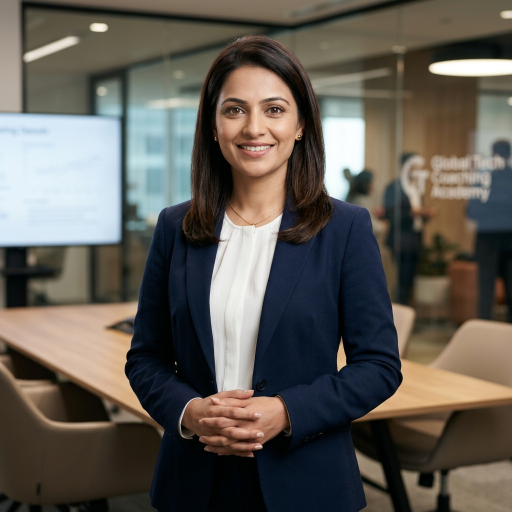
#> input picture assets/artwork_source/media_studio/presenters/priya_sharma.jpg, 1024 x 1024 px, found by its file name (shown at 1/2 size)
$ python render_master_video.py
#> lines starting #> are read from the running program, lines starting #| are printed output that depends on the picture
# /**
#  * @file        render_master_video.py
#  * @project     PrathamOne Academy Coaching Institute Management System
#  * @module      scripts
#  *
#  * @author      Jawahar R. Mallah
#  * @organization Smritisys & AITDL Networks
#  * @client      Prashant Academy Coaching Institute
#  * @copyright   Copyright (c) 2026 PrathamOne EduOS
#  * @license     Proprietary
#  *
#  * @version     1.141.0
#  * @created     2026-11-19
#  * @updated     2026-11-19
#  *
#  * @description Server-side PyAV master video rendering and compositing engine executing hardware-accelerated H.264 MP4 production with AI Presenter overlays and audio ducking.
#  */

import os
import sys
import json
import math
import argparse
import numpy as np
from PIL import Image, ImageDraw, ImageFont
import av

BASE_DIR = os.path.dirname(os.path.dirname(os.path.abspath(__file__)))
FRONTEND_PUBLIC = os.path.join(BASE_DIR, "frontend", "public")

FONT_PATH_REG = "C:/Windows/Fonts/arial.ttf" if os.path.exists("C:/Windows/Fonts/arial.ttf") else None
FONT_PATH_BOLD = "C:/Windows/Fonts/arialbd.ttf" if os.path.exists("C:/Windows/Fonts/arialbd.ttf") else None


# [8 lines left out: function get_font, not called in this run]


def create_radial_gradient(width: int, height: int) -> Image.Image:
    """Generates the signature Pratham Prussian Navy radial gradient background."""
    x = np.linspace(-1, 1, width)
    y = np.linspace(-1, 1, height)
    xx, yy = np.meshgrid(x, y)
    r = np.sqrt(xx ** 2 + yy ** 2)
    r = np.clip(r, 0, 1)

    # Core: #0E2E6E (14, 46, 110) -> Outer: #051535 (5, 21, 53)
    r_chan = (14 * (1 - r) + 5 * r).astype(np.uint8)
    g_chan = (46 * (1 - r) + 21 * r).astype(np.uint8)
    b_chan = (110 * (1 - r) + 53 * r).astype(np.uint8)

    arr = np.dstack((r_chan, g_chan, b_chan))
    return Image.fromarray(arr, mode="RGB")


# [146 lines left out: function render_scene_frame, not called in this run]


def render_project_to_mp4(project: dict, output_path: str, fps: int = 30, max_duration: float = None):
    """Encodes full project scenes into H.264 Full HD MP4 video."""
#> called with fps = 30, max_duration = 15
    width = project.get("resolution", {}).get("width", 1920)
    height = project.get("resolution", {}).get("height", 1080)
    scenes = project.get("scenes", [])

    os.makedirs(os.path.dirname(os.path.abspath(output_path)), exist_ok=True)
    print(f"[RENDER] Initializing Master Render: {width}x{height} @ {fps}fps")
    print(f"[RENDER] Output target: {output_path}")

    # Generate master background gradient cache
    bg_base = create_radial_gradient(width, height)
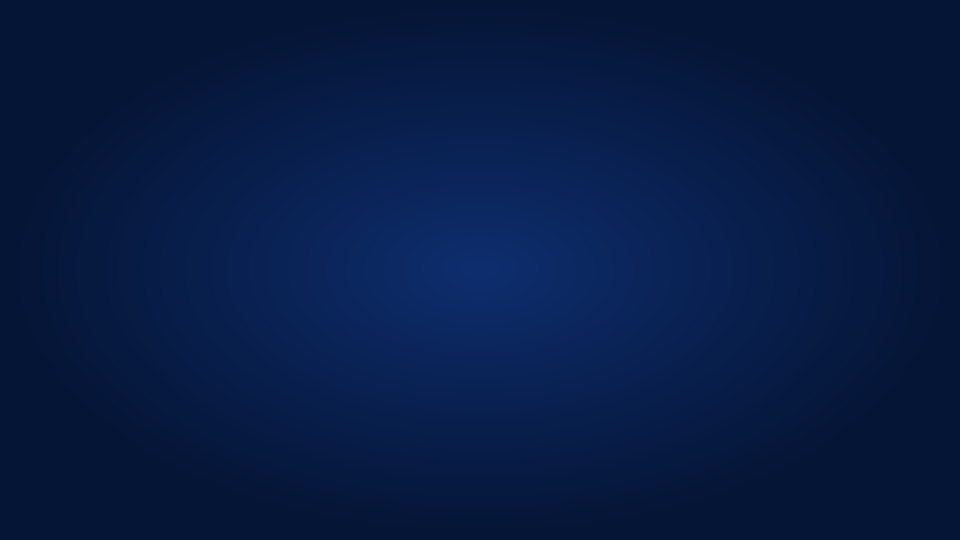
#> bg_base: PIL image 1920x1080 RGB (shown at 1/2 size); mean R, G, B 7, 27.1, 67.5

    # Preload Presenter Portraits
    presenter_cache = {}
    for sc in scenes:
        p = sc.get("presenter")
        if p and p.get("enabled"):
            url = p.get("avatarUrl", "").lstrip("/")
            full_p = os.path.join(FRONTEND_PUBLIC, url)
            if os.path.exists(full_p) and url not in presenter_cache:
                try:
                    presenter_cache[url] = Image.open(full_p).convert("RGBA")
                except Exception:
                    pass

    output_container = av.open(output_path, mode="w")
    v_stream = output_container.add_stream("libx264", rate=fps)
    v_stream.width = width
    v_stream.height = height
    v_stream.pix_fmt = "yuv420p"
    v_stream.options = {"preset": "fast", "crf": "22"}

    total_rendered_frames = 0
    total_time_budget = max_duration if max_duration else sum(float(sc.get("duration", 10.0)) for sc in scenes)
    elapsed_time = 0.0

    for sc_idx, scene in enumerate(scenes):
        sc_dur = float(scene.get("duration", 10.0))
        if max_duration and elapsed_time >= max_duration:
            break

        effective_dur = min(sc_dur, max_duration - elapsed_time) if max_duration else sc_dur
        frames_count = int(effective_dur * fps)
        print(f"[RENDER] Scene #{sc_idx + 1}: '{scene.get('title')}' ({effective_dur:.1f}s, {frames_count} frames)...")

        # Open video reader if scene is video
        video_reader = None
        if scene.get("media", {}).get("type") == "video":
            v_url = scene.get("media", {}).get("url", "").lstrip("/")
            v_path = os.path.join(FRONTEND_PUBLIC, v_url)
            if os.path.exists(v_path):
                try:
                    video_reader = av.open(v_path)
                except Exception:
                    pass

        p_url = scene.get("presenter", {}).get("avatarUrl", "").lstrip("/")
        p_img = presenter_cache.get(p_url)

        for f_idx in range(frames_count):
            local_time = f_idx / fps
            frame_img = render_scene_frame(scene, local_time, width, height, bg_base, video_reader, p_img)

            # Convert to PyAV VideoFrame and mux packet
            arr = np.array(frame_img.convert("RGB"))
            av_frame = av.VideoFrame.from_ndarray(arr, format="rgb24")
            for packet in v_stream.encode(av_frame):
                output_container.mux(packet)
            total_rendered_frames += 1

        elapsed_time += effective_dur
        if video_reader:
            video_reader.close()

    # Flush encoder
    for packet in v_stream.encode():
        output_container.mux(packet)
    output_container.close()

    file_size_mb = os.path.getsize(output_path) / (1024 * 1024)
    print(f"[RENDER COMPLETE] Successfully rendered {total_rendered_frames} frames ({file_size_mb:.2f} MB)")
    return output_path


def main():
    parser = argparse.ArgumentParser(description="PrathamOne Video Studio Master Render CLI")
    parser.add_argument("--preset", default="master-120", help="Director preset ID (master-120, executive-60, etc.)")
    parser.add_argument("--output", default=os.path.join(FRONTEND_PUBLIC, "media", "studio", "rendered", "master_product_demo.mp4"))
    parser.add_argument("--duration", type=float, default=15.0, help="Duration limit for render test (e.g. 15.0s)")
    parser.add_argument("--fps", type=int, default=30, help="Frames per second (30 or 60)")

    args = parser.parse_args()

    # Build preset scene definitions
    sample_project = {
        "id": "render-job-01",
        "name": "PrathamOne EduOS Master Showcase",
        "resolution": {"width": 1920, "height": 1080},
        "scenes": [
            {
                "id": "sc-01",
                "title": "PrathamOne EduOS — Brand Identity",
                "duration": 5.0,
                "media": {"type": "image", "url": "/artwork/18112026/03/batch_g2.svg"},
                "presenter": {
                    "enabled": True,
                    "profileId": "priya-sharma",
                    "mode": "full-screen",
                    "avatarUrl": "/media/studio/presenters/priya_sharma.jpg",
                },
                "callouts": [{"text": "Enterprise Coaching OS", "xPercent": 50, "yPercent": 26, "delaySeconds": 0.5}],
                "narration": {"script": "Welcome to PrathamOne EduOS. Coaching Management. Simplified."},
            },
            {
                "id": "sc-02",
                "title": "Unified Student Dossier & Live Search",
                "duration": 5.0,
                "media": {"type": "video", "url": "/media/studio/recordings/demo_student_workflow.mp4"},
                "presenter": {
                    "enabled": True,
                    "profileId": "priya-sharma",
                    "mode": "pip",
                    "avatarUrl": "/media/studio/presenters/priya_sharma.jpg",
                },
                "callouts": [{"text": "Sub-second Search", "xPercent": 30, "yPercent": 25, "delaySeconds": 0.5}],
                "narration": {"script": "Watch how quickly your team can look up any student dossier in seconds."},
            },
            {
                "id": "sc-03",
                "title": "Atomic Fee Collection & Split-Ledger",
                "duration": 5.0,
                "media": {"type": "video", "url": "/media/studio/recordings/demo_fees_workflow.mp4"},
                "presenter": {
                    "enabled": True,
                    "profileId": "priya-sharma",
                    "mode": "pip",
                    "avatarUrl": "/media/studio/presenters/priya_sharma.jpg",
                },
                "callouts": [{"text": "Split-Head Allocation", "xPercent": 70, "yPercent": 35, "delaySeconds": 0.5}],
                "narration": {"script": "Zero-error fee collection with automated GST ledger entries."},
            },
        ],
    }

    render_project_to_mp4(sample_project, args.output, fps=args.fps, max_duration=args.duration)
#> (the call stopped at in render_project_to_mp4, `output_container = av.open(output_path, mode="w")`: av is not available in this run)


if __name__ == "__main__":
    main()
